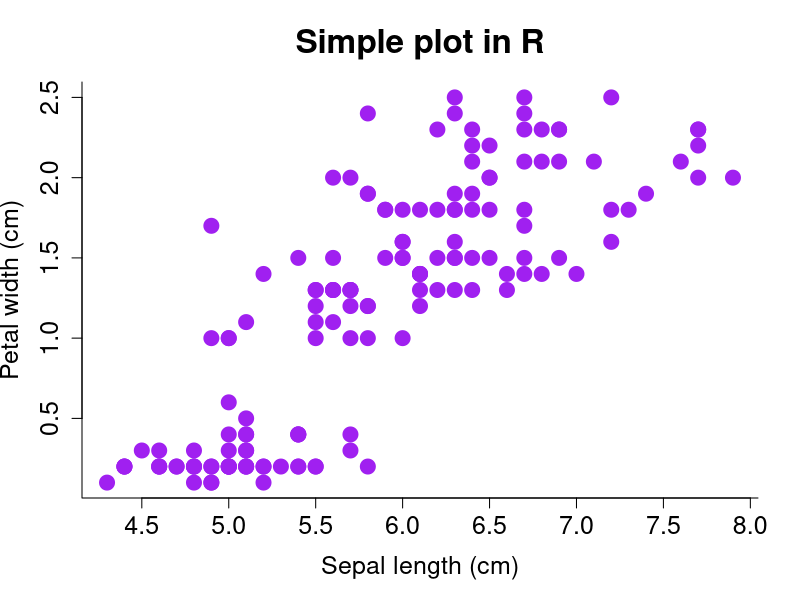
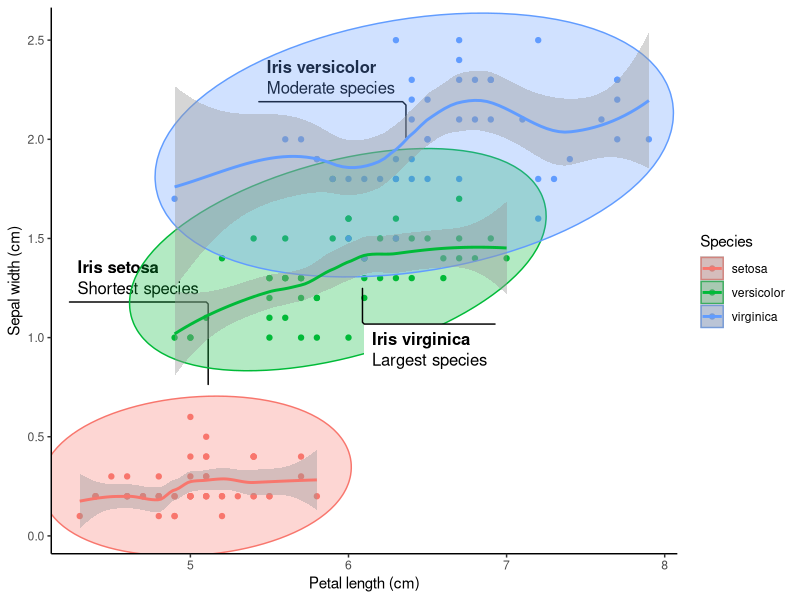
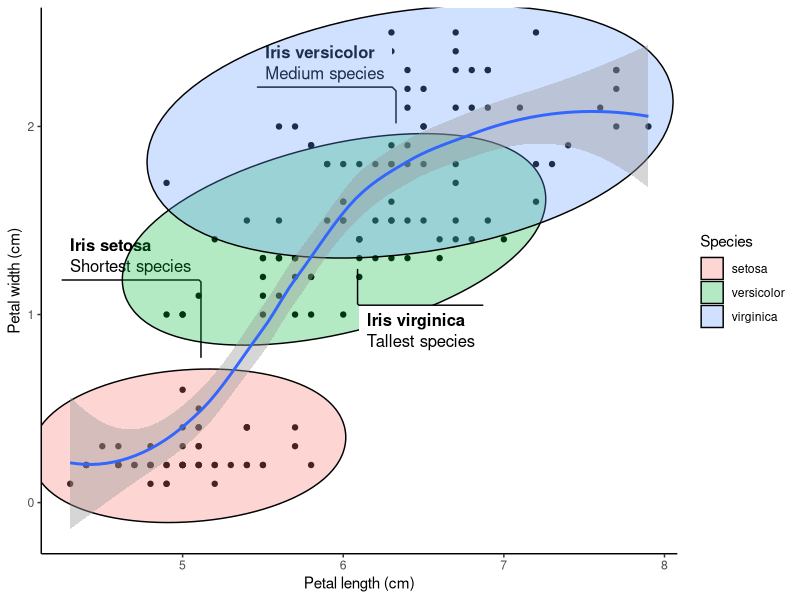
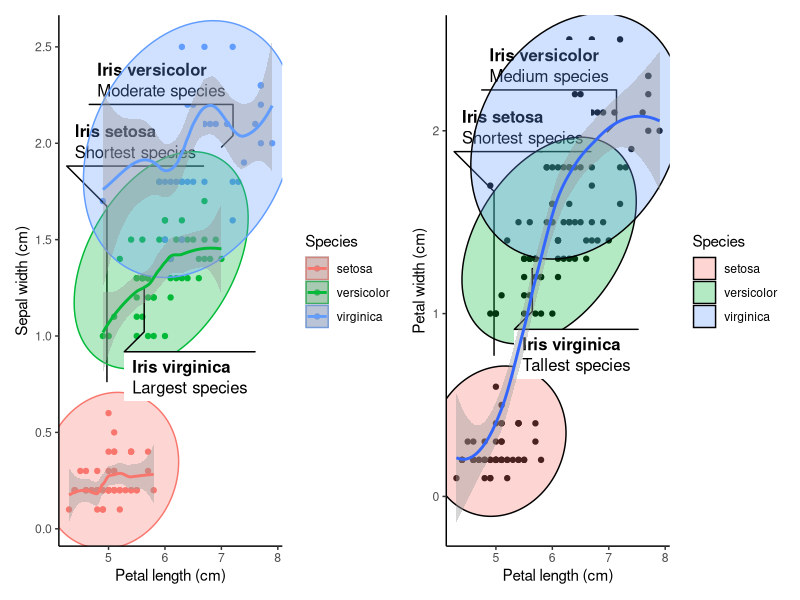
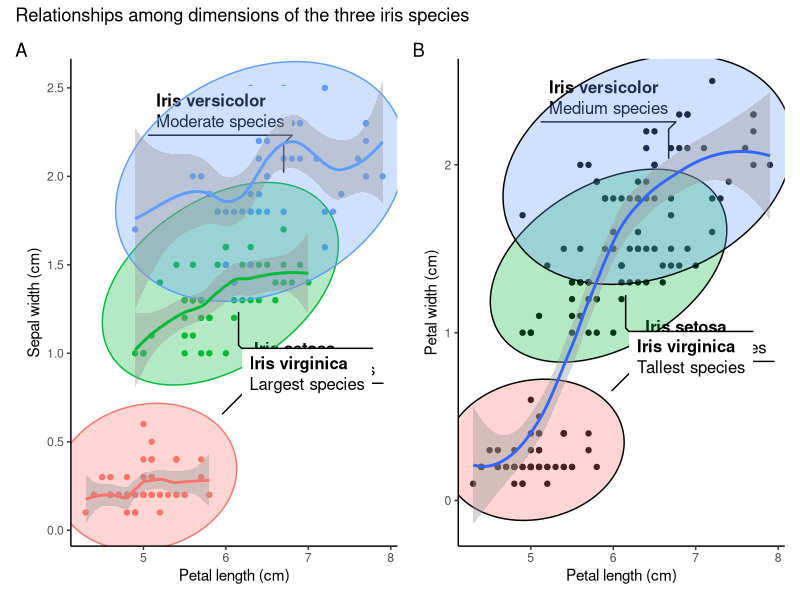
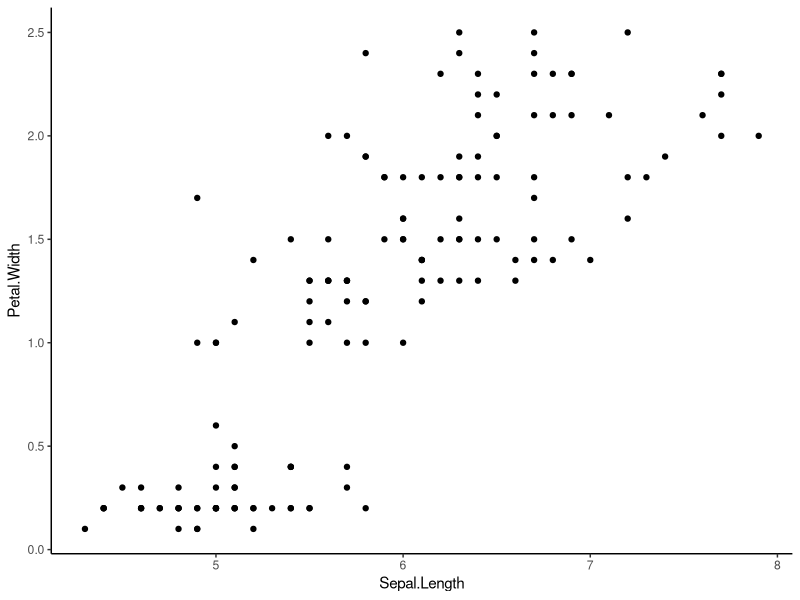
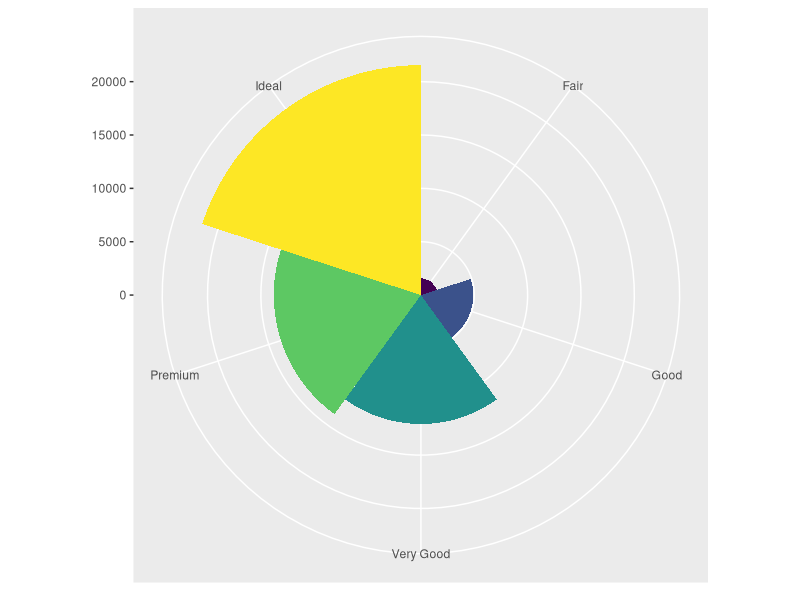
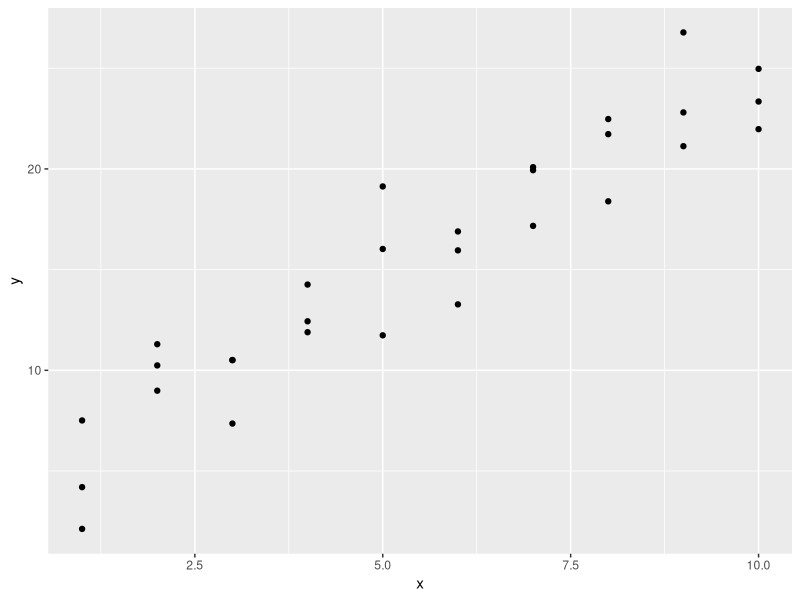

Source code (R) for these figures, in order:
###############################
# Wyclife Agumba Oluoch       #
# wyclifeoluoch@gmail.com     #
# https://github.com/Wycology #
# Task: Playing with iris data#
# Created: 30th Dec 2020      #
# Edited: 28th Jan 2021       #
###############################

# IRIS PLOT ----

# Loading necessary packages.

library(modelr)
library(patchwork)
library(ggforce)
library(ggplot2)
library(tidyverse)

str(iris) # Checking the data structure. We can already see relatively higher 
# values for sepal length variable.

plot(iris$Sepal.Length, iris$Petal.Width, # Variables to use on the plot
     col = 'purple', # Color for the plot points
     main = 'Simple plot in R',
     cex = 2, # Double size of the points on the plot
     pch = 19,
     bty = 'l', # Box type. Other options are 'o', 'n', 'l', '7', 'c', 'u', ']'
     xlab = 'Sepal length (cm)',
     ylab = 'Petal width (cm)',
     cex.main = 2,
     cex.lab = 1.5,
     cex.axis = 1.5) # Pick the nineteenth point character

# Creating cool plot of the iris data using ggplot2 package.

separate_smooth <- ggplot(data = iris,    # Specifying the data to be plotted.
       mapping = aes(x = Sepal.Length,    # Stating the axes data.
                     y = Petal.Width,
                     color = Species)) +  # Ensuring points are colored by spp.
  geom_point() +                          # Deciding the plotting geometry.
  labs(x = "Petal length (cm)",           # Specifying the axes labels.
       y = "Sepal width (cm)") +
  geom_mark_ellipse(aes(fill = Species,   # Adding ellipses for the spps.
                        filter = Species == "setosa",
                        label = "Iris setosa",
                        description = "Shortest species")) +
  geom_mark_ellipse(aes(fill = Species,
                        filter = Species == "versicolor",
                        label = "Iris versicolor",
                        description = "Moderate species")) +
  geom_mark_ellipse(aes(fill = Species,
                        filter = Species == "virginica",
                        label = "Iris virginica",
                        description = "Largest species")) +
  theme_classic() +                      # Having publication ready background.
  geom_smooth() # Adding smooth line around 95% level on the plot.

separate_smooth # Generates the plot output of the dataset 

# In the above plot, having color within the aes() breakes the data into 
# species-wise groups. Meaning each species group will be smoothed separately.

uniform_smooth <- ggplot(data = iris,
                         mapping = aes(x = Sepal.Length,
                                       y = Petal.Width)) + # Note no color here.
  geom_point() +
  labs(x = "Petal length (cm)",
       y = "Petal width (cm)") +
  geom_mark_ellipse(aes(fill = Species,
                        filter = Species == "setosa",
                        label = "Iris setosa",
                        description = "Shortest species")) +
  geom_mark_ellipse(aes(fill = Species,
                        filter = Species == "versicolor",
                        label = "Iris versicolor",
                        description = "Medium species")) +
  geom_mark_ellipse(aes(fill = Species,
                        filter = Species == "virginica",
                        label = "Iris virginica",
                        description = "Tallest species")) +
  theme_classic() +
  geom_smooth()

uniform_smooth # This is looking cool!

# Avoiding the color parameter in the aes() ensures all species are considered
# together in the subsequent layers arguments. No grouping by species.

# Patchwork package allows for addition of two plots by their object names.
# The addition is so simple, just relying on the plus (+) operator.

combined_plots <- separate_smooth + uniform_smooth # Adding plots.

combined_plots # Even cooler than I thought!
# Now I want to give the plots title and tags or labels to identify them

combined_plots_labeled <- combined_plots +
  plot_annotation(
    title = "Relationships among dimensions of the three iris species", # Title of both plots.
    tag_levels = "A" # Indicates that the plots will be labelled A, B, C etc.
  ) # This makes the first plot to be A and the next to be B. Checking on 
# documentation will help know more arguments in this function.

# Now I want to remove the legends since the species labels are visible

combined_plots_labeled_no_legend <- combined_plots_labeled &
  theme(legend.position = "none") # Removes legends from the plots. I do not 
# need the legends since the species are labeled in the plots.

combined_plots_labeled_no_legend # This will print out the final product.

# Showing that in ggplot2 we can use & instead of plus (+)
attach(iris)

ggplot(data = iris, mapping = aes(x = Sepal.Length, y = Petal.Width)) +
  geom_point() +
  theme_classic()
head(iris)

# I think it has taken me a long time to know this.
# I used ggplot2:: so that I can be sure that the & is supported by ggplot2 and 
# not any other loaded packages such ggforce and patchwork.

ggplot(data = diamonds) + # Feeding in the diamonds data for the plot.
  geom_bar(mapping = aes(x = cut, fill = cut), show.legend = FALSE, width = 1) +
  theme(aspect.ratio = 1) +
  labs(x = NULL, y = NULL) +
  coord_polar() # coord_flip() can also work well with the data depending on need.
  
# Cool/crazy plot with modelr package.

library(modelr)
options(na.action = na.warn)

ggplot(data = sim1, mapping = aes(x = x, y = y)) +
  geom_point() # There is some visible correlation between the variables

models <- tibble( # Creating some random tibble dataset for plotting.
  a1 = runif(250, -20, 40), # Generates 250 random numbers between -20 and 40
  a2 = runif(250, -5, 5) # Generates 250 random numbers between -5 and 5
)

ggplot(data = sim1, mapping = aes(x = x, y =y)) +
  geom_abline(mapping = aes(intercept = a1, slope = a2),
              data = models, alpha = 1/4) +
  geom_point(col = 'purple', pch = 18, size = 5) +
  labs(x = 'The x-axis', y = 'The y-axis', title = 'Crazy model in deed') +
  theme_classic()
